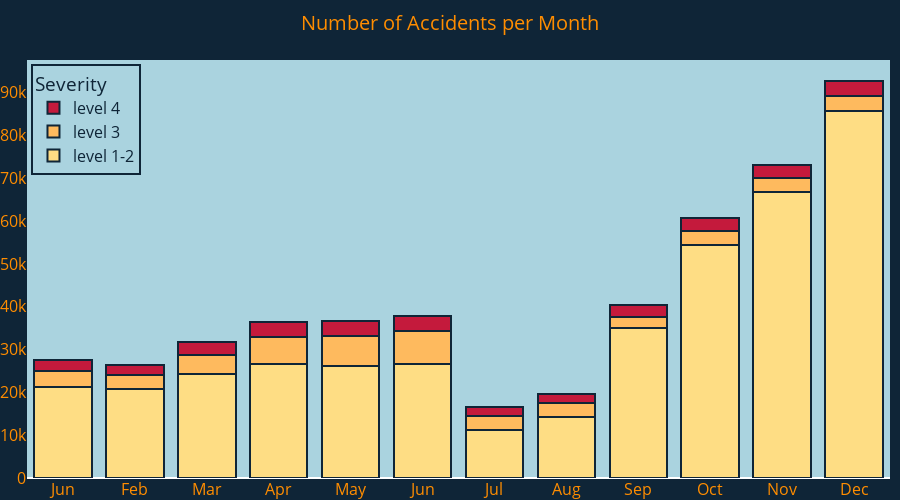

Here is the notebook cell this chart was saved with:
### Markdown cell above
##### per Month of the Years 2016-2020

### Code cell
def per_month_barplot(df=accidents_df, width=900, height=500):
       
       # Find the amount of accidents per month of the year and by level of severity
       acdnts_per_Month_2 = df.loc[df["merge_severity"] == 2].groupby(by=["Start_Month"]).count()["ID"]
       acdnts_per_Month_3 = df.loc[df["merge_severity"] == 3].groupby(by=["Start_Month"]).count()["ID"]
       acdnts_per_Month_4 = df.loc[df["merge_severity"] == 4].groupby(by=["Start_Month"]).count()["ID"]
       
       fig = go.Figure(data=[
                             go.Bar(name="level 1-2", x=[i for i in range(0, 24)], y=acdnts_per_Month_2.values, marker_color="#fedd84"),
                             go.Bar(name="level 3", x=[i for i in range(0, 24)], y=acdnts_per_Month_3.values, marker_color="#feba5e"),
                             go.Bar(name="level 4", x=[i for i in range(0, 24)], y=acdnts_per_Month_4.values, marker_color="#c41a3c"),
                            ]
                      )

       fig.update_layout(
                         title={
                                "text":"Number of Accidents per Month", 
                                "font": {
                                         "size": 20,
                                         "color": "#FF8D00"
                                         },
                                "xanchor": "center",
                                "x": 0.5,
                                },
                         xaxis={
                                "showgrid": False, 
                                "tickmode": "array",
                                "tickvals": [i for i in range(0, 12)],
                                "ticktext": [
                                             "Jun", "Feb", "Mar", 
                                             "Apr", "May", "Jun", 
                                             "Jul", "Aug", "Sep", 
                                             "Oct", "Nov", "Dec" 
                                            ],
                                "color": "#FF8D00"
                                },
                         yaxis={
                                "showgrid": False,
                                "color": "#FF8D00"},
                         legend={
                                 "traceorder": "reversed",
                                 "x": 0.0052,
                                 "y": 0.99,
                                 "bgcolor": "#AAD3DF",
                                 "bordercolor": "#0f2537",
                                 "borderwidth": 2,
                                },
                         font={"size": 16}, 
    
                         legend_title_text="Severity",
                         legend_font_color="#0f2537",
                         autosize=False,
                         width=width,
                         height=height,
                         paper_bgcolor="#0f2537",
                         plot_bgcolor="#AAD3DF",
                         margin={
                                 "l": 15,
                                 "r": 10,
                                 "b": 0,
                                 "t": 60
                                },
                         barmode="stack",
                         ),
      
       fig.update_traces(marker={"line": {
                                          "width": 2,
                                          "color": "#0f2537"
                                         }
                                }
                        )
       return fig

fig = per_month_barplot()
fig.show()

### Figure 1 — Plotly figure (JSON) as saved in the notebook; plotly's stock layout.template omitted (floating-point values rounded to 4 significant figures)
{"data": [{"marker": {"color": "#fedd84", "line": {"color": "#0f2537", "width": 2}}, "name": "level 1-2", "type": "bar", "x": [0, 1, 2, 3, 4, 5, 6, 7, 8, 9, 10, 11, 12, 13, 14, 15, 16, 17, 18, 19, 20, 21, 22, 23], "y": [21299, 20896, 24191, 26596, 26130, 26577, 11251, 14240, 35017, 54472, 66831, 85836]}, {"marker": {"color": "#feba5e", "line": {"color": "#0f2537", "width": 2}}, "name": "level 3", "type": "bar", "x": [0, 1, 2, 3, 4, 5, 6, 7, 8, 9, 10, 11, 12, 13, 14, 15, 16, 17, 18, 19, 20, 21, 22, 23], "y": [3658, 3103, 4641, 6406, 7046, 7742, 3160, 3211, 2691, 3206, 3192, 3425]}, {"marker": {"color": "#c41a3c", "line": {"color": "#0f2537", "width": 2}}, "name": "level 4", "type": "bar", "x": [0, 1, 2, 3, 4, 5, 6, 7, 8, 9, 10, 11, 12, 13, 14, 15, 16, 17, 18, 19, 20, 21, 22, 23], "y": [2651, 2458, 3019, 3432, 3478, 3502, 2170, 2194, 2648, 3121, 3013, 3497]}], "layout": {"autosize": false, "barmode": "stack", "font": {"size": 16}, "height": 500, "legend": {"bgcolor": "#AAD3DF", "bordercolor": "#0f2537", "borderwidth": 2, "font": {"color": "#0f2537"}, "title": {"text": "Severity"}, "traceorder": "reversed", "x": 0.0052, "y": 0.99}, "margin": {"b": 0, "l": 15, "r": 10, "t": 60}, "paper_bgcolor": "#0f2537", "plot_bgcolor": "#AAD3DF", "title": {"font": {"color": "#FF8D00", "size": 20}, "text": "Number of Accidents per Month", "x": 0.5, "xanchor": "center"}, "width": 900, "xaxis": {"color": "#FF8D00", "showgrid": false, "tickmode": "array", "ticktext": ["Jun", "Feb", "Mar", "Apr", "May", "Jun", "Jul", "Aug", "Sep", "Oct", "Nov", "Dec"], "tickvals": [0, 1, 2, 3, 4, 5, 6, 7, 8, 9, 10, 11]}, "yaxis": {"color": "#FF8D00", "showgrid": false}}}
